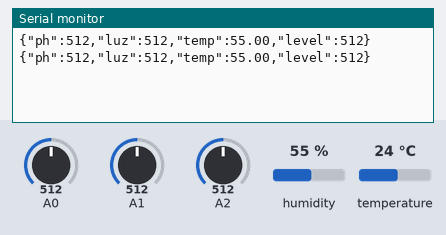
Bench run of a sketch on a simulated Arduino Uno, built with avr-gcc and run on an emulated ATmega328P. On the bench: the last lines printed to the serial monitor. The test bench sets the inputs (shaded band); at power-on: humidity 55 %, A0 = 512, A1 = 512, A2 = 512, temperature 24 °C.

Above: at 1.8 s.
1.9 s: humidity set to 22 %
At 2.9 s:
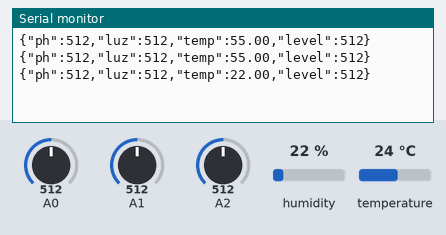
3.4 s: A0 set to 716
At 4.7 s:
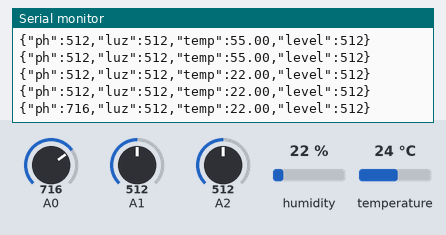
4.9 s: A1 set to 716
At 6.0 s:
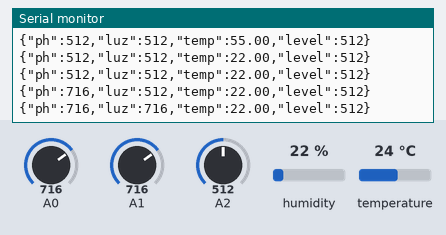
6.4 s: A2 set to 716
At 7.7 s:
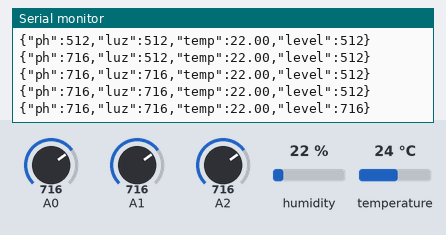
7.9 s: humidity set to 40 %
At 8.6 s:
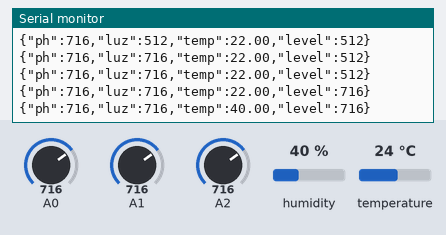
9.4 s: A0 set to 992
At 9.4 s:
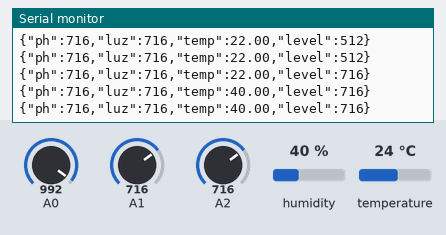
Timing chart, 0 to 11.9 s (numbered marks = the images above; inputs shaded):
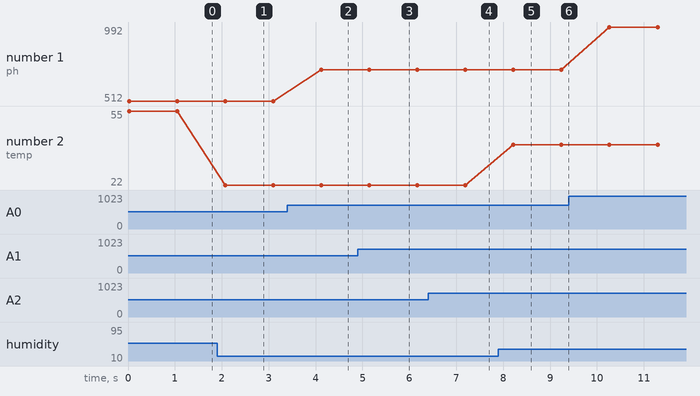

Measured:
- after the input at 1.9 s, the serial monitor: prints a new line after 0.17 s (image 1)
- after the input at 3.4 s, the serial monitor: prints a new line after 0.72 s (image 2)
- after the input at 4.9 s, the serial monitor: prints a new line after 0.25 s (image 3)
- after the input at 6.4 s, the serial monitor: prints a new line after 0.79 s (image 4)
- after the input at 7.9 s, the serial monitor: prints a new line after 0.32 s (image 5)
- plotted number 1: 512 → 716 after the input at 3.4 s, 716 → 992 after the input at 9.4 s
- plotted number 2: 55 → 22 after the input at 1.9 s, 22 → 40 after the input at 7.9 s

The sketch:

get_params.ino
```cpp
#include <DHT11.h>

int pin=2;
DHT11 dht11(pin);
void setup()
{
  Serial.begin(9600);

}

void loop(){
  String json;
  int a=analogRead(A0);
  int b=analogRead(A1);
  float c,z;;
  dht11.read(c,z);
  int d=analogRead(A2);

  json="{\"ph\":";
  json+=a;
  json+=",\"luz\":";
  json+=b;
  json+=",\"temp\":";
  json+=c;
  json+=",\"level\":";
  json+=d;
  json+="}";
  Serial.println(json);
  delay(1000);
}
```
